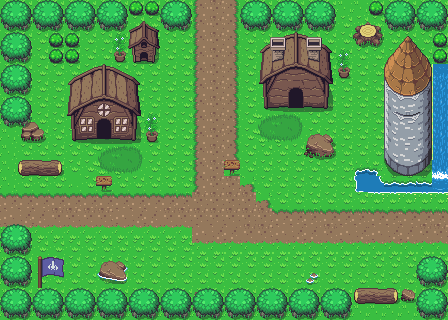

A level layout from a 2D game, rendered from its tile map. Below: a short description, then the map file with tile-grid data replaced by summaries:
An orthogonal 28x20 tile map with 16x16 px tiles, 3 tile layers (Background, ground, Tile Layer 3), 4 tilesets and 24 objects.

<map version="1.5" tiledversion="1.5.0" orientation="orthogonal" renderorder="right-down" width="28" height="20" tilewidth="16" tileheight="16" infinite="0" nextlayerid="9" nextobjectid="115">
 <tileset firstgid="1" name="Overworld" tilewidth="16" tileheight="16" spacing="2" margin="1" tilecount="1120" columns="35">
  <image source="Overworld.png" width="640" height="576" />
  <wangsets>
   <wangset name="Unnamed Set" type="mixed" tile="-1">
    <wangcolor name="" color="#ff0000" tile="-1" probability="1" />
    <wangcolor name="path" color="#00ff00" tile="-1" probability="1" />
    <wangtile tileid="1086" wangid="2,0,0,0,2,2,2,2" />
   </wangset>
  </wangsets>
 </tileset>
 <tileset firstgid="1121" name="tiles" tilewidth="16" tileheight="16" spacing="2" margin="1" tilecount="702" columns="27">
  <image source="tiles.png" width="496" height="480" />
  <wangsets>
   <wangset name="Unnamed Set" type="mixed" tile="-1">
    <wangcolor name="" color="#ff0000" tile="-1" probability="1" />
    <wangcolor name="Paths" color="#00ff00" tile="-1" probability="1" />
    <wangtile tileid="572" wangid="2,2,2,2,2,2,2,2" />
   </wangset>
  </wangsets>
 </tileset>
 <tileset firstgid="1823" name="art" tilewidth="16" tileheight="16" spacing="3" margin="2" tilecount="990" columns="33">
  <image source="Overworld.png" width="640" height="576" />
 </tileset>
 <tileset firstgid="2813" name="zero" tilewidth="16" tileheight="16" tilecount="1440" columns="40">
  <image source="Overworld.png" width="640" height="576" />
 </tileset>
 <layer id="1" name="Background" width="28" height="20">
  <data>[560 cells, 560 non-empty, 1 distinct tile ids]</data>
 </layer>
 <layer id="4" name="ground" width="28" height="20">
  <data>[560 cells, 378 non-empty, 148 distinct tile ids]</data>
 </layer>
 <layer id="7" name="Tile Layer 3" width="28" height="20">
  <data>[560 cells, 64 non-empty, 4 distinct tile ids]</data>
 </layer>
 <objectgroup id="8" name="collision">
  <object id="77" x="336.667" y="-6.33333" width="35" height="7" />
  <object id="85" x="378" y="5.33333" />
  <object id="88" x="433" y="74" width="9.33333" height="83">
   <polygon points="0.583333,-45.4167 -11.0729,-45.1146 -17.0625,-51.8125 -23.0521,-45.0104 -45.7083,-44.5417 -45.5208,-76.7708 15.3333,-73 15,118.667 0,83" />
  </object>
  <object id="94" x="436.333" y="338.667" width="0.333333" />
  <object id="95" x="420.667" y="258.667" width="12.6667" height="29">
   <polygon points="-4,9.33333 0.666667,3 11.5,-0.833333 25.3333,3.66667 27,29.6667 0,29" />
  </object>
  <object id="96" x="266" y="107.667">
   <polygon points="0,0 62,0.333333 63.6667,-56.6667 29,-73 -1,-56" />
  </object>
  <object id="97" x="135.333" y="138.667">
   <polygon points="0,0 -61.6667,0.666667 -61,-55.6667 -32.3333,-70.3333 -1,-57" />
  </object>
  <object id="98" x="226" y="169.667">
   <polygon points="0,0 8,5.33333 13.6667,-0.333333" />
  </object>
  <object id="99" x="98" y="185">
   <polygon points="0,0 5.33333,5.33333 13.6667,0.333333" />
  </object>
  <object id="100" x="19.6667" y="163">
   <polygon points="0,0 40.3333,-1.33333 41.6667,10.6667 0.666667,12.3333" />
  </object>
  <object id="101" x="98.6667" y="275.667">
   <polygon points="0,0 26.3333,6.33333 25,-11 20.6667,-14.6667 6,-14 2.33333,-11.3333" />
  </object>
  <object id="102" x="306.667" y="153">
   <polygon points="0,0 23.6667,5.33333 27.6667,1 26,-14.6667 20,-19.3333 15.3333,-17.3333 12.6667,-18.6667 5,-17.6667 0,-10.3333" />
  </object>
  <object id="103" x="338.333" y="69.6667">
   <polygon points="0,0 1.33333,7 6.66667,8.66667 9.66667,6.66667 11,-0.666667 8,-3.66667 1.33333,-2.66667" />
  </object>
  <object id="104" x="353.667" y="37.3333">
   <polygon points="0,0 5,8 14.6667,5.66667 22,8 27,5.66667 29,-1 26,-11 13.6667,-15.6667 8.33333,-12 2,-10.3333 1.33333,-8.66667 1.66667,-5.33333" />
  </object>
  <object id="105" x="32" y="22.6667">
   <polygon points="0,0 7.33333,7.33333 90.3333,6 96.3333,-3.33333 95,-8 127.667,-8.66667 129.333,2.33333 135,6.33333 152.333,7 158.333,-0.666667 159.667,-14.3333 158,-22 1.33333,-22" />
  </object>
  <object id="106" x="246.667" y="1">
   <polygon points="0,0 -6.33333,10.3333 -5.33333,21.3333 -0.666667,28.6667 7,27 9,25.6667 14.3333,27.3333 19.6667,27.6667 24.6667,20.6667 30.6667,28.3333 41,26.6667 49.6667,28 55.3333,24 67.6667,28 80,27.3333 86.3333,22.3333 89.3333,6 86,-0.666667" />
  </object>
  <object id="107" x="116.667" y="52.3333">
   <polygon points="0,0 -2.66667,4.33333 -0.333333,8.33333 7,8.66667 8.33333,4.66667 8,-1.66667" />
  </object>
  <object id="108" x="135.333" y="35">
   <polygon points="-4.33333,1.66667 -1.66667,28 19.6667,27.3333 21.3333,-2.66667 10,-11 -2.66667,-2" />
  </object>
  <object id="109" x="146" y="135">
   <polygon points="0,0 2.33333,6.33333 8.66667,6.33333 12,2 12,-2 6,-5.33333" />
  </object>
  <object id="110" x="23" y="126.667">
   <polygon points="0,0 -1.66667,11.3333 5.66667,15 18,10.3333 20,4.33333 12.6667,-5 6.66667,-5.33333" />
  </object>
  <object id="111" x="2" y="119.667">
   <polygon points="0,0 5.33333,7.33333 15,2.33333 21.6667,7 27,-0.666667 29.3333,-15.6667 21,-26 26.6667,-30.6667 30.6667,-46.3333 18.6667,-57 29.6667,-63.3333 28.6667,-84.3333 21,-88 29,-96 29.6667,-114.667 27,-120.333 -1,-119.667" />
  </object>
  <object id="112" x="1.66667" y="234">
   <polygon points="0,0 6,-5.33333 23,-6.33333 29,-0.333333 29,12 24.6667,17.6667 23.6667,24 26.3333,29.6667 28,35 27.6667,43.6667 24.3333,50.3333 22,54 23.6667,57.6667 27.3333,62 30,63.3333 35,58.3333 37.6667,54.3333 35,49 40,46 43.6667,46.6667 42.6667,51.6667 43.6667,54.3333 51,55.3333 59.6667,58 63.3333,63 68.3333,57 77.3333,55 87.3333,57.3333 92.3333,63 97.6667,60.6667 104.667,56 112.333,55 117.667,57 125.333,63 128,62.6667 133.333,57 145.333,54.3333 158,60.3333 158,64 169.667,55.6667 181.667,55 189,59.3333 192,66 197.667,56 211.333,54.6667 216.333,56 220,61.6667 223.333,66.3333 228,57.6667 236.333,55.3333 244,55.6667 250.667,60.3333 253,63.6667 259,58.3333 268.333,55.3333 274.333,55 282.667,59.3333 285.667,63 290.667,59 302,53.3333 308.667,54.6667 315,59 319.667,64.3333 322.667,57.6667 333.667,55.3333 341.333,55 344.333,56.3333 347.333,61 351.333,62.3333 353.333,59.6667 355,56 359.333,56.3333 366,56.3333 371.667,56.6667 381.333,57.6667 388,58 392.667,58 397.667,57.3333 398,57 403.667,54.6667 405.667,54.3333 411.333,56 414,57.3333 416.333,60.3333 419.333,60 420.667,55.3333 423.333,52.6667 430.667,52.6667 438,53.6667 442.333,54.3333 445,56 447.333,65 447,68 442.333,83.3333 429,86 -0.666667,84.6667" />
  </object>
  <object id="113" x="356.667" y="171.333">
   <polygon points="0,0 8.33333,-2.66667 16.3333,0 20.6667,-1.66667 23,4.66667 25,10.6667 37,12.3333 61,10.6667 72,9.66667 77.6667,4.66667 76,-1.66667 75.6667,-15.3333 91,20.3333 86.6667,21.3333 78.3333,22 51.6667,22 25.3333,22.3333 7.33333,22 0.333333,20.6667 -1.33333,18 -3,11" />
  </object>
  <object id="114" x="53.3333" y="34">
   <polygon points="0,0 -5,5.66667 -3.33333,9.33333 -1.66667,14.6667 -5.33333,19.6667 -5.66667,25 -0.666667,29.6667 8.33333,28.6667 12.3333,26 18.3333,29.3333 22.6667,29.3333 27.3333,28.3333 27.3333,18.6667 20.6667,13.6667 26.3333,10.3333 27.3333,2 22.3333,-2.33333 16.6667,-2.33333 11.6667,0 9.66667,2 4,-1.66667" />
  </object>
 </objectgroup>
</map>
